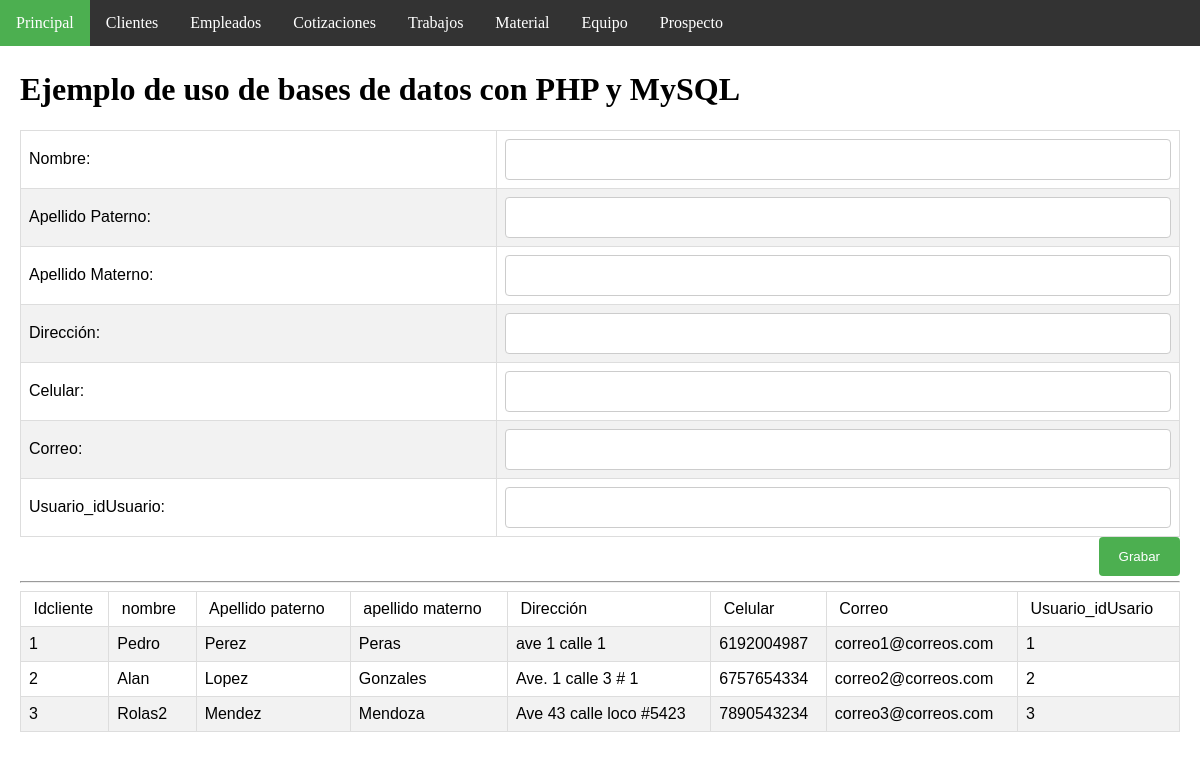
The app's page /insertCliente.php with its own data.
### tables this page shows
CREATE TABLE `cliente` (
  `idCliente` int(11) NOT NULL AUTO_INCREMENT,
  `nombre` varchar(30) NOT NULL,
  `ape_pat` varchar(20) NOT NULL,
  `ape_mat` varchar(20) NOT NULL,
  `direccion` varchar(45) NOT NULL,
  `cel` varchar(10) NOT NULL,
  `correo` varchar(30) NOT NULL,
  `Usuario_idUsuario` int(11) NOT NULL,
  PRIMARY KEY (`idCliente`,`Usuario_idUsuario`),
  UNIQUE KEY `correo_UNIQUE` (`correo`),
  KEY `fk_Cliente_Usuario1_idx` (`Usuario_idUsuario`),
  CONSTRAINT `fk_Cliente_Usuario1` FOREIGN KEY (`Usuario_idUsuario`) REFERENCES `usuario` (`idUsuario`) ON DELETE NO ACTION ON UPDATE NO ACTION
);

### insertCliente.php (the view, shortened to what this page needs)
<!DOCTYPE html>
<html>
<head>
   <link rel="stylesheet" type="text/css" href="css/page_style.css">
</head>
<body>
<ul>
  <li><a class="active" href="index.php">Principal</a></li>
  <li><a href="clienteAdmon.php">Clientes</a></li>
  <li><a href="empleadoAdmon.php">Empleados</a></li>
  <li><a href="#cotizacionAdmon.php">Cotizaciones</a></li>
  <li><a href="#trabajoAdmon.php">Trabajos</a></li>
  <li><a href="#materialAdmon.php">Material</a></li>
  <li><a href="#equipoAdmon.php">Equipo</a></li>
  <li><a href="#prospectoAdmon.php">Prospecto</a></li>
</ul>
<div style="padding:20px;margin-top:30px;height:1500px;">
<h1>Ejemplo de uso de bases de datos con PHP y MySQL</h1>
<form action="insertClienteDb.php" method="post">
<table>
<tr>
   <td>Nombre:</td>
   <td><input type="text" name="nombre" size="20" maxlength="30"></td>
</tr>
<tr>
   <td>Apellido Paterno:</td>
   <td><input type="text" name="a_p" size="20" maxlength="30"></td>
</tr>
<tr>
   <td>Apellido Materno:</td>
   <td><input type="text" name="a_m" size="20" maxlength="30"></td>
</tr>
<tr>
   <td>Dirección:</td>
   <td><input type="text" name="dir" size="20" maxlength="30"></td>
</tr>
<tr>
   <td>Celular:</td>
   <td><input type="text" name="cel" size="20" maxlength="30"></td>
</tr>
<tr>
   <td>Correo:</td>
   <td><input type="text" name="email" size="20" maxlength="30"></td>
</tr>
<tr>
   <td>Usuario_idUsuario:</td>
   <td><input type="text" name="idu" size="20" maxlength="30"></td>
</tr>
</table>
<input type="submit" name="accion" value="Grabar">
<br><br>
</FORM>
<hr>
<?php
   $link=Conectarse();
   $query="select * from cliente";
   $result=mysqli_query($link,$query);
?>
<center>
 <table>
     <tr>
         <td >&nbsp;Idcliente</td>
         <td>&nbsp;nombre&nbsp;</td>
         <td>&nbsp;Apellido paterno&nbsp;</td>
         <td>&nbsp;apellido materno&nbsp;</td>
         <td>&nbsp;Dirección&nbsp;</td>
         <td>&nbsp;Celular&nbsp;</td>
         <td>&nbsp;Correo&nbsp;</td>
         <td>&nbsp;Usuario_idUsario&nbsp;</td>
      </tr>
<?php
   while($row = mysqli_fetch_array($result)) {
echo "<tr><td>".$row["idCliente"]."</td>";
echo "<td >".$row["nombre"]."</td>";
echo "<td>".$row["ape_pat"]."</td>";
echo "<td>".$row["ape_mat"]."</td>";
echo "<td>".$row["direccion"]."</td>";
echo "<td>".$row["cel"]."</td>";
echo "<td>".$row["correo"]."</td>";
echo "<td>".$row["Usuario_idUsuario"]."</td></tr>";
   }
?>
 </table> </center>
</div>
</body>
</html>

### css/page_style.css (style rules this page uses)
table { font-family: "Trebuchet MS", Arial, Helvetica, sans-serif; border-collapse: collapse; width: 100%; }
td,th { border: 1px solid #ddd; padding: 8px; }
tr:nth-child(even) { background-color: #f2f2f2; }
* { box-sizing: border-box; }
input[type=text], select, textarea { width: 100%; padding: 12px; border: 1px solid #ccc; border-radius: 4px; resize: vertical; }
input[type=submit] { background-color: #4CAF50; color: white; padding: 12px 20px; border: none; border-radius: 4px; cursor: pointer; float: right; }
body { margin:0; }
ul { list-style-type: none; margin: 0; padding: 0; overflow: hidden; background-color: #333; position: fixed; top: 0; width: 100%; }
li { float: left; }
li a { display: block; color: white; text-align: center; padding: 14px 16px; text-decoration: none; }
.active { background-color: #4CAF50; }

### records on screen
cliente: idCliente "1", nombre "Pedro", ape_pat "Perez", ape_mat "Peras", direccion "ave 1 calle 1", cel "6192004987", correo "correo1@correos.com", Usuario_idUsuario "1"
cliente: idCliente "2", nombre "Alan", ape_pat "Lopez", ape_mat "Gonzales", direccion "Ave. 1 calle 3 # 1", cel "6757654334", correo "correo2@correos.com", Usuario_idUsuario "2"
cliente: idCliente "3", nombre "Rolas2", ape_pat "Mendez", ape_mat "Mendoza", direccion "Ave 43 calle loco #5423", cel "7890543234", correo "correo3@correos.com", Usuario_idUsuario "3"
